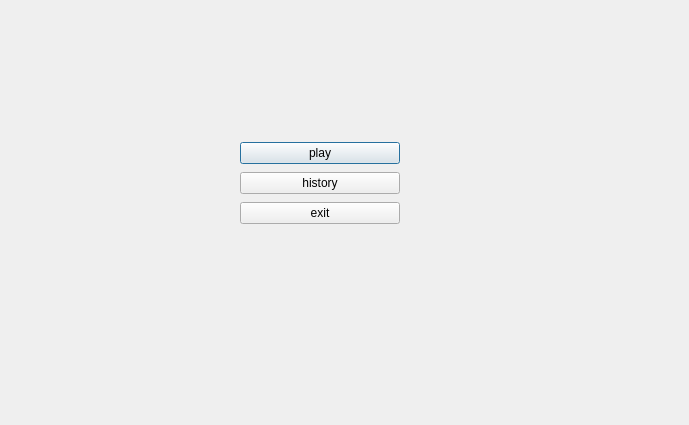
<?xml version="1.0" encoding="UTF-8"?>
<ui version="4.0">
 <class>HomeWindow</class>
 <widget class="QDialog" name="HomeWindow">
  <property name="geometry">
   <rect>
    <x>0</x>
    <y>0</y>
    <width>689</width>
    <height>425</height>
   </rect>
  </property>
  <property name="windowTitle">
   <string>Dialog</string>
  </property>
  <widget class="QWidget" name="verticalLayoutWidget">
   <property name="geometry">
    <rect>
     <x>240</x>
     <y>140</y>
     <width>160</width>
     <height>86</height>
    </rect>
   </property>
   <layout class="QVBoxLayout" name="verticalLayout">
    <item>
     <widget class="QPushButton" name="pushButton_play">
      <property name="text">
       <string>play</string>
      </property>
     </widget>
    </item>
    <item>
     <widget class="QPushButton" name="pushButton_history">
      <property name="text">
       <string>history</string>
      </property>
     </widget>
    </item>
    <item>
     <widget class="QPushButton" name="pushButton_exit">
      <property name="text">
       <string>exit</string>
      </property>
     </widget>
    </item>
   </layout>
  </widget>
 </widget>
 <resources/>
 <connections/>
</ui>
